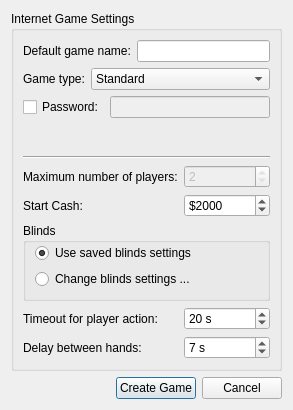
<?xml version="1.0" encoding="UTF-8"?>
<ui version="4.0">
 <class>createInternetGameDialog</class>
 <widget class="QDialog" name="createInternetGameDialog">
  <property name="geometry">
   <rect>
    <x>0</x>
    <y>0</y>
    <width>293</width>
    <height>410</height>
   </rect>
  </property>
  <property name="windowTitle">
   <string>Create Internet Game</string>
  </property>
  <layout class="QGridLayout" name="gridLayout_2">
   <item row="0" column="0">
    <widget class="QGroupBox" name="groupBox">
     <property name="title">
      <string>Internet Game Settings</string>
     </property>
     <layout class="QGridLayout" name="gridLayout">
      <item row="0" column="0" colspan="2">
       <layout class="QHBoxLayout" name="horizontalLayout_8">
        <item>
         <widget class="QLabel" name="label_23">
          <property name="text">
           <string>Default game name:</string>
          </property>
         </widget>
        </item>
        <item>
         <widget class="QLineEdit" name="lineEdit_gameName">
          <property name="maxLength">
           <number>48</number>
          </property>
         </widget>
        </item>
       </layout>
      </item>
      <item row="1" column="0" colspan="2">
       <layout class="QHBoxLayout" name="horizontalLayout">
        <item>
         <widget class="QLabel" name="label_3">
          <property name="text">
           <string>Game type:</string>
          </property>
         </widget>
        </item>
        <item>
         <widget class="QComboBox" name="comboBox_gameType">
          <property name="sizePolicy">
           <sizepolicy hsizetype="MinimumExpanding" vsizetype="Fixed">
            <horstretch>0</horstretch>
            <verstretch>0</verstretch>
           </sizepolicy>
          </property>
          <item>
           <property name="text">
            <string>Standard</string>
           </property>
           <property name="icon">
            <iconset resource="resources/pokerth.qrc">
             <normaloff>:/gfx/player_play.png</normaloff>:/gfx/player_play.png</iconset>
           </property>
          </item>
          <item>
           <property name="text">
            <string>Registered players only</string>
           </property>
           <property name="icon">
            <iconset resource="resources/pokerth.qrc">
             <normaloff>:/gfx/registered.png</normaloff>:/gfx/registered.png</iconset>
           </property>
          </item>
          <item>
           <property name="text">
            <string>Invited players only</string>
           </property>
           <property name="icon">
            <iconset resource="resources/pokerth.qrc">
             <normaloff>:/gfx/list_add_user.png</normaloff>:/gfx/list_add_user.png</iconset>
           </property>
          </item>
          <item>
           <property name="text">
            <string>Ranking game</string>
           </property>
           <property name="icon">
            <iconset resource="resources/pokerth.qrc">
             <normaloff>:/gfx/cup.png</normaloff>:/gfx/cup.png</iconset>
           </property>
          </item>
         </widget>
        </item>
       </layout>
      </item>
      <item row="2" column="0" colspan="2">
       <layout class="QHBoxLayout">
        <property name="spacing">
         <number>6</number>
        </property>
        <property name="leftMargin">
         <number>0</number>
        </property>
        <property name="topMargin">
         <number>0</number>
        </property>
        <property name="rightMargin">
         <number>0</number>
        </property>
        <property name="bottomMargin">
         <number>0</number>
        </property>
        <item>
         <widget class="QCheckBox" name="checkBox_Password">
          <property name="text">
           <string>Password:</string>
          </property>
          <property name="icon">
           <iconset resource="resources/pokerth.qrc">
            <normaloff>:/gfx/lock.png</normaloff>:/gfx/lock.png</iconset>
          </property>
         </widget>
        </item>
        <item>
         <widget class="QLineEdit" name="lineEdit_Password">
          <property name="enabled">
           <bool>false</bool>
          </property>
          <property name="echoMode">
           <enum>QLineEdit::Password</enum>
          </property>
         </widget>
        </item>
       </layout>
      </item>
      <item row="4" column="0" colspan="2">
       <widget class="Line" name="line">
        <property name="orientation">
         <enum>Qt::Horizontal</enum>
        </property>
       </widget>
      </item>
      <item row="5" column="0">
       <widget class="QLabel" name="label">
        <property name="text">
         <string>Maximum number of players:</string>
        </property>
        <property name="buddy">
         <cstring>spinBox_quantityPlayers</cstring>
        </property>
       </widget>
      </item>
      <item row="5" column="1">
       <widget class="QSpinBox" name="spinBox_quantityPlayers">
        <property name="enabled">
         <bool>false</bool>
        </property>
        <property name="minimum">
         <number>2</number>
        </property>
        <property name="maximum">
         <number>2</number>
        </property>
        <property name="value">
         <number>2</number>
        </property>
       </widget>
      </item>
      <item row="6" column="0">
       <widget class="QLabel" name="label_2">
        <property name="text">
         <string>Start Cash:</string>
        </property>
        <property name="buddy">
         <cstring>spinBox_startCash</cstring>
        </property>
       </widget>
      </item>
      <item row="6" column="1">
       <widget class="QSpinBox" name="spinBox_startCash">
        <property name="suffix">
         <string/>
        </property>
        <property name="prefix">
         <string>$</string>
        </property>
        <property name="minimum">
         <number>1000</number>
        </property>
        <property name="maximum">
         <number>1000000</number>
        </property>
        <property name="singleStep">
         <number>50</number>
        </property>
        <property name="value">
         <number>2000</number>
        </property>
       </widget>
      </item>
      <item row="7" column="0" colspan="2">
       <widget class="QGroupBox" name="groupBox_blinds">
        <property name="title">
         <string>Blinds</string>
        </property>
        <layout class="QGridLayout">
         <property name="topMargin">
          <number>0</number>
         </property>
         <item row="0" column="0">
          <widget class="QRadioButton" name="radioButton_useSavedBlindsSettings">
           <property name="text">
            <string>Use saved blinds settings</string>
           </property>
           <property name="checked">
            <bool>true</bool>
           </property>
          </widget>
         </item>
         <item row="1" column="0">
          <widget class="QRadioButton" name="radioButton_changeBlindsSettings">
           <property name="text">
            <string>Change blinds settings ...</string>
           </property>
          </widget>
         </item>
        </layout>
       </widget>
      </item>
      <item row="8" column="0">
       <widget class="QLabel" name="label_6">
        <property name="sizePolicy">
         <sizepolicy hsizetype="Minimum" vsizetype="Preferred">
          <horstretch>0</horstretch>
          <verstretch>0</verstretch>
         </sizepolicy>
        </property>
        <property name="text">
         <string>Timeout for player action:</string>
        </property>
        <property name="buddy">
         <cstring>spinBox_netTimeOutPlayerAction</cstring>
        </property>
       </widget>
      </item>
      <item row="8" column="1">
       <widget class="QSpinBox" name="spinBox_netTimeOutPlayerAction">
        <property name="suffix">
         <string> s</string>
        </property>
        <property name="minimum">
         <number>5</number>
        </property>
        <property name="maximum">
         <number>60</number>
        </property>
        <property name="value">
         <number>20</number>
        </property>
       </widget>
      </item>
      <item row="9" column="0">
       <widget class="QLabel" name="label_5">
        <property name="text">
         <string>Delay between hands:</string>
        </property>
        <property name="buddy">
         <cstring>spinBox_netDelayBetweenHands</cstring>
        </property>
       </widget>
      </item>
      <item row="9" column="1">
       <widget class="QSpinBox" name="spinBox_netDelayBetweenHands">
        <property name="sizePolicy">
         <sizepolicy hsizetype="Expanding" vsizetype="Fixed">
          <horstretch>0</horstretch>
          <verstretch>0</verstretch>
         </sizepolicy>
        </property>
        <property name="suffix">
         <string> s</string>
        </property>
        <property name="minimum">
         <number>5</number>
        </property>
        <property name="maximum">
         <number>20</number>
        </property>
        <property name="value">
         <number>7</number>
        </property>
       </widget>
      </item>
      <item row="3" column="0" colspan="2">
       <spacer name="spacer_spectators">
        <property name="orientation">
         <enum>Qt::Vertical</enum>
        </property>
        <property name="sizeHint" stdset="0">
         <size>
          <width>20</width>
          <height>20</height>
         </size>
        </property>
       </spacer>
      </item>
     </layout>
    </widget>
   </item>
   <item row="1" column="0">
    <layout class="QHBoxLayout">
     <property name="spacing">
      <number>6</number>
     </property>
     <property name="leftMargin">
      <number>0</number>
     </property>
     <property name="topMargin">
      <number>0</number>
     </property>
     <property name="rightMargin">
      <number>0</number>
     </property>
     <property name="bottomMargin">
      <number>0</number>
     </property>
     <item>
      <spacer>
       <property name="orientation">
        <enum>Qt::Horizontal</enum>
       </property>
       <property name="sizeHint" stdset="0">
        <size>
         <width>181</width>
         <height>20</height>
        </size>
       </property>
      </spacer>
     </item>
     <item>
      <widget class="QPushButton" name="pushButton_createGame">
       <property name="text">
        <string>Create Game</string>
       </property>
      </widget>
     </item>
     <item>
      <widget class="QPushButton" name="pushButton_cancel">
       <property name="text">
        <string>Cancel</string>
       </property>
      </widget>
     </item>
    </layout>
   </item>
  </layout>
 </widget>
 <tabstops>
  <tabstop>lineEdit_gameName</tabstop>
  <tabstop>comboBox_gameType</tabstop>
  <tabstop>checkBox_Password</tabstop>
  <tabstop>lineEdit_Password</tabstop>
  <tabstop>spinBox_quantityPlayers</tabstop>
  <tabstop>spinBox_startCash</tabstop>
  <tabstop>radioButton_useSavedBlindsSettings</tabstop>
  <tabstop>radioButton_changeBlindsSettings</tabstop>
  <tabstop>spinBox_netTimeOutPlayerAction</tabstop>
  <tabstop>spinBox_netDelayBetweenHands</tabstop>
  <tabstop>pushButton_createGame</tabstop>
  <tabstop>pushButton_cancel</tabstop>
 </tabstops>
 <resources>
  <include location="resources/pokerth.qrc"/>
 </resources>
 <connections>
  <connection>
   <sender>pushButton_createGame</sender>
   <signal>clicked()</signal>
   <receiver>createInternetGameDialog</receiver>
   <slot>accept()</slot>
   <hints>
    <hint type="sourcelabel">
     <x>205</x>
     <y>294</y>
    </hint>
    <hint type="destinationlabel">
     <x>87</x>
     <y>215</y>
    </hint>
   </hints>
  </connection>
  <connection>
   <sender>pushButton_cancel</sender>
   <signal>clicked()</signal>
   <receiver>createInternetGameDialog</receiver>
   <slot>reject()</slot>
   <hints>
    <hint type="sourcelabel">
     <x>286</x>
     <y>294</y>
    </hint>
    <hint type="destinationlabel">
     <x>288</x>
     <y>190</y>
    </hint>
   </hints>
  </connection>
  <connection>
   <sender>checkBox_Password</sender>
   <signal>toggled(bool)</signal>
   <receiver>lineEdit_Password</receiver>
   <slot>setEnabled(bool)</slot>
   <hints>
    <hint type="sourcelabel">
     <x>76</x>
     <y>239</y>
    </hint>
    <hint type="destinationlabel">
     <x>146</x>
     <y>235</y>
    </hint>
   </hints>
  </connection>
 </connections>
</ui>
